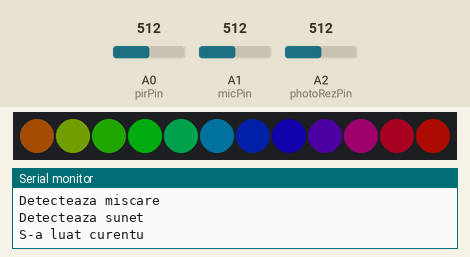
This sketch was run on a simulated Arduino Uno, built with avr-gcc and run on an emulated ATmega328P. On the bench: 12 RGB LEDs in strip order, left to right, the last lines printed to the serial monitor. Inputs (shaded band) come from the test bench; at power-on: A2 (photoRezPin) = 512, A0 (pirPin) = 512, A1 (micPin) = 512. Dim RGB values are drawn brighter than linear.

Above: at 9.6 s.
9.7 s: A2 (photoRezPin) set to 583
At 17.89 s:
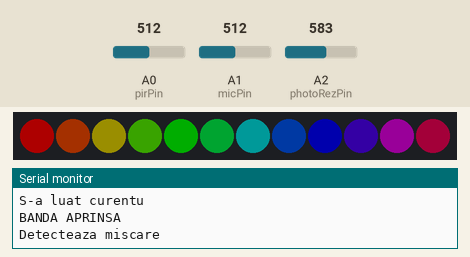
23.7 s: A2 (photoRezPin) set to 610
At 24.75 s:
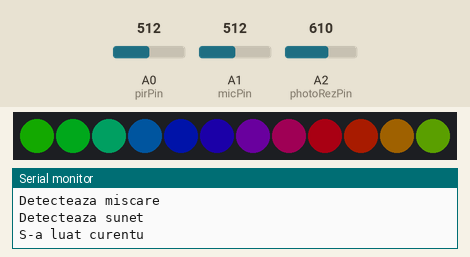
At 28.2 s:
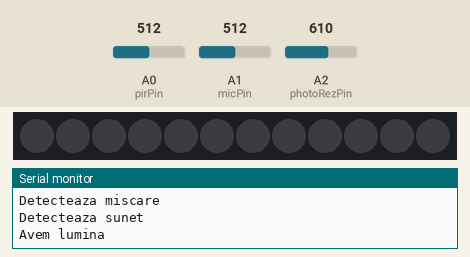

The sketch:

proiect.ino
```cpp
#include <Adafruit_NeoPixel.h>
#ifdef __AVR__
  #include <avr/power.h>
#endif

int ledPin = 6;
Adafruit_NeoPixel strip = Adafruit_NeoPixel(12, ledPin, NEO_GRB + NEO_KHZ800);
const int pirPin = A0;
const int micPin = A1;
const int photoRezPin = A2;

int pirStat = 0; //ce citim de pe senzorul Pir
bool flagPir = false;
int micStat; //ce citim de pe microfon
bool flagMic = false;
int photoRezStat; //ce citim de pe senzorul de lumina
bool flagPhotoRez = true;


void setup() {
 pinMode(pirPin, INPUT);
 pinMode(photoRezPin, INPUT);
 pinMode(micPin, INPUT);

 // This is for Trinket 5V 16MHz, you can remove these three lines if you are not using a Trinket
 #if defined (__AVR_ATtiny85__)
    if (F_CPU == 16000000) clock_prescale_set(clock_div_1);
 #endif
 // End of trinket special code

 strip.begin();
 strip.setBrightness(50);
 strip.show(); // Initialize all pixels to 'off'

 Serial.begin(9600);
}
void loop(){
  pirStat = analogRead(pirPin);
  if (pirStat > 10){            // Daca detecteaza miscare
    flagPir = true;
    Serial.println("Detecteaza miscare");
    //delay(100);
  }
  else {
    flagPir = false;
    Serial.println("Nu detecteaza miscare");
    //delay(100);
  }
  delay(100);

  micStat = analogRead(micPin);
  if(micStat > 5) // Daca detecteaza sunet
  {
    flagMic = true;
    Serial.println("Detecteaza sunet");
    //delay(100);
  }
  else{
    flagMic = false;
    Serial.println("Nu detecteaza sunet");
    //delay(100);
  }
  //Serial.println(micStat);
  delay(100);

  photoRezStat = analogRead(photoRezPin);

  if (photoRezStat > 600){ //Daca detecteaza lumina
    flagPhotoRez = true;
    Serial.println("Avem lumina");
    //Serial.println(photoRezStat);
    //delay(100);
  }
  else{
    flagPhotoRez = false;
    Serial.println("S-a luat curentu");
    //delay(100);
  }
  delay(100);

  if((flagPir == true && flagPhotoRez == false) || (flagMic == true && flagPhotoRez == false)){
    rainbowCycle(10);
    Serial.println("BANDA APRINSA");
    //delay(100);
  }
  else{
    colorWipe(strip.Color(0, 0, 0, 255), 50); // Black RGBW
    Serial.println("BANDA STINSA");
    //delay(100);
  }
  delay(100);

}


void colorWipe(uint32_t c, uint8_t wait) {
  for(uint16_t i=0; i<strip.numPixels(); i++) {
    strip.setPixelColor(i, c);
    strip.show();
    delay(wait);
  }
}

void rainbowCycle(uint8_t wait) {
  uint16_t i, j;

  for(j=0; j<256*3; j++) { // 3 cycles of all colors on wheel
    for(i=0; i< strip.numPixels(); i++) {
      strip.setPixelColor(i, Wheel(((i * 256 / strip.numPixels()) + j) & 255));
    }
    strip.show();
    delay(wait);
  }
}

uint32_t Wheel(byte WheelPos) {
  WheelPos = 255 - WheelPos;
  if(WheelPos < 85) {
    return strip.Color(255 - WheelPos * 3, 0, WheelPos * 3);
  }
  if(WheelPos < 170) {
    WheelPos -= 85;
    return strip.Color(0, WheelPos * 3, 255 - WheelPos * 3);
  }
  WheelPos -= 170;
  return strip.Color(WheelPos * 3, 255 - WheelPos * 3, 0);
}
```

Measured:
- the behaviour switches between 600 and 601 on A2 (photoRezPin) (found by bisection; images 1 and 2)
- after the input at 23.7 s, the LEDs: first differ from a run without the input after 3.3 s (image 3 shows a later state)
